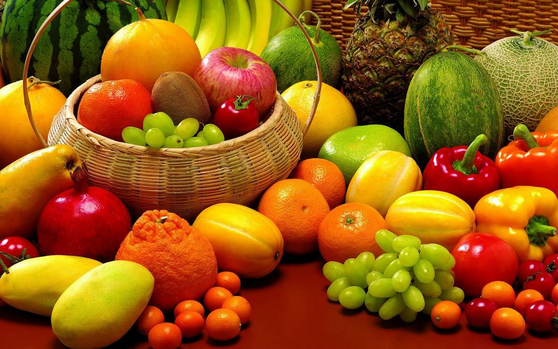
#> input picture Unidad2/imagen_RGB.png, 558 x 349 px, shrunk from 1072 x 670 before the run, given in place of frutas.jpg, which was not available
$ jupyter execute --allow-errors lectura_imagenes_opencv.ipynb   (text cells are left out)
#> lines starting #> are read from the running program, lines starting #| are printed output that depends on the picture; pictures that were not available may be replaced by others from this repository, and a replacement may not be noted
[cell 1]
import cv2
import numpy as np
import matplotlib.pyplot as plt
import rawpy
import imageio.v2 as imageio
from pathlib import Path

# Función auxiliar para mostrar imágenes en escala de grises o color
def mostrar_img(img, titulo="Imagen", cmap=None):
    plt.figure(figsize=(5,5))
    if len(img.shape) == 2:  # Escala de grises
        plt.imshow(img, cmap='gray')
    else:  # Color (BGR a RGB para mostrar correctamente)
        plt.imshow(cv2.cvtColor(img, cv2.COLOR_BGR2RGB))
    plt.title(titulo)
    plt.axis('off')
    plt.show()

[cell 2]
# Ruta a las imágenes (ajustar según tu carpeta local)
carpeta = Path("imagenes")

# JPG
img_jpg = cv2.imread(str(carpeta / "frutas.jpg"))
#> img_jpg is the input picture: shape (349, 558, 3); mean B, G, R 18.9, 89, 150.9
mostrar_img(img_jpg, "Imagen JPG")

# PNG con canal alfa (transparencia)
img_png = cv2.imread(str(carpeta / "373-3730435_paloma-dibujo-png.png"), cv2.IMREAD_UNCHANGED)
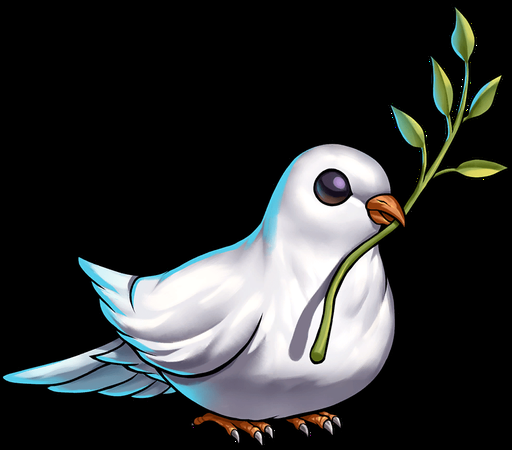
#> input picture Unidad1/imagenes/373-3730435_paloma-dibujo-png.png, 512 x 450 px, shrunk from 983 x 864 before the run
#> img_png is the input picture: shape (450, 512, 4); mean B, G, R, A 49.4, 49.3, 47.3, 76.6
mostrar_img(img_png[:, :, :3], "Imagen PNG (RGB)")

# TIFF en escala de grises
img_tiff = cv2.imread(str(carpeta / "DPP0357.TIF"), cv2.IMREAD_GRAYSCALE)
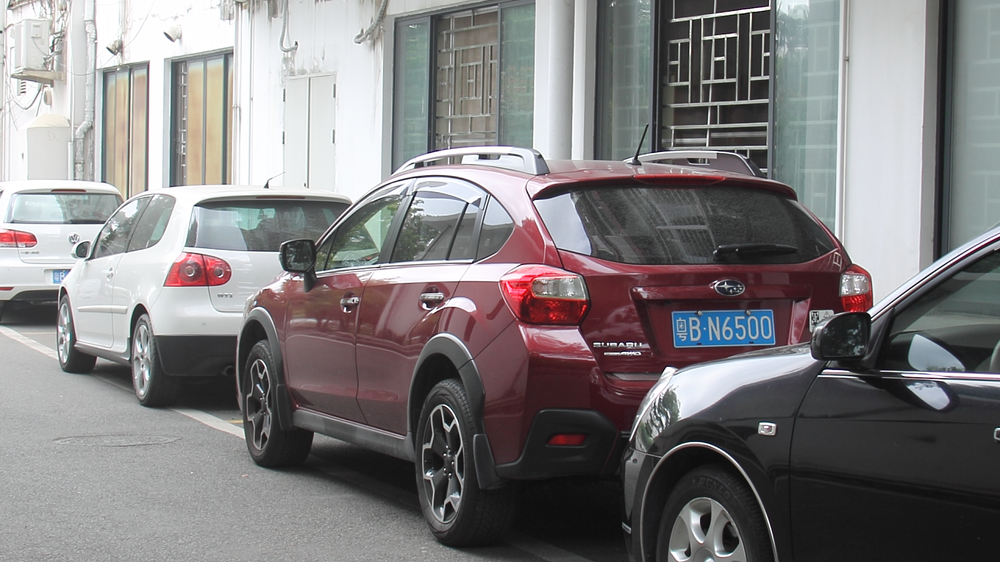
#> input picture Unidad1/imagenes/DPP0357.TIF, 1000 x 562 px, shrunk from 1920 x 1080 before the run
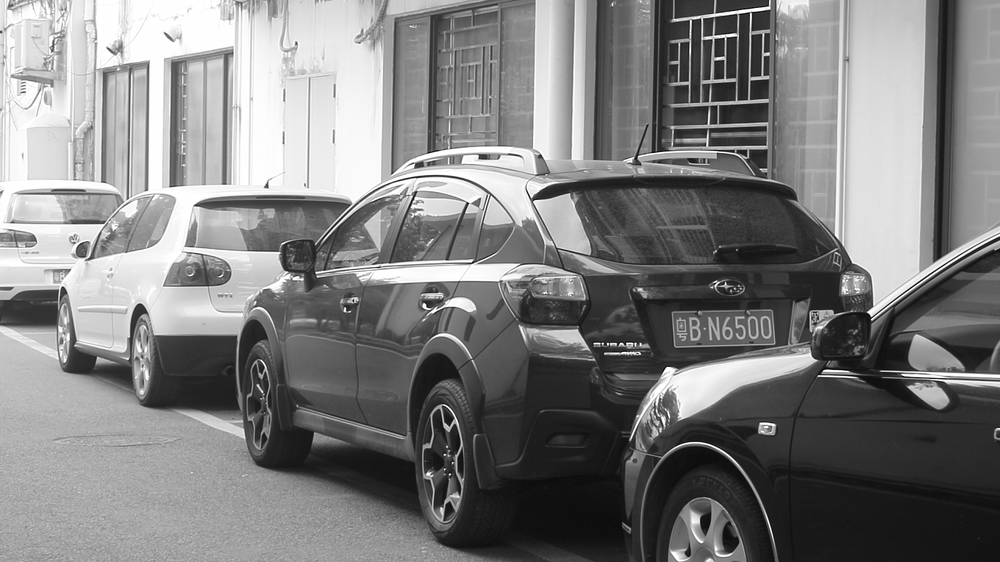
#> img_tiff: shape (562, 1000); min 1, max 255, mean 126.5
mostrar_img(img_tiff, "Imagen TIFF (grises)")

# TIFF en escala de color
img_tiff2 = cv2.imread(str(carpeta / "DPP0357.TIF"), cv2.IMREAD_UNCHANGED)
#> img_tiff2 is the input picture: shape (562, 1000, 3); mean B, G, R 126.6, 125.5, 128.4
mostrar_img(img_tiff2, "Imagen TIFF")
